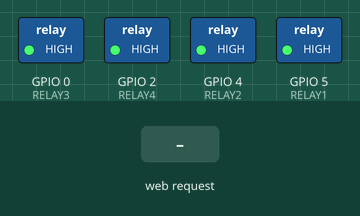
Recording of a sketch running on a simulated ESP8266 (NodeMCU). Parts: switched loads named in the sketch (green lamp = pin HIGH). The test bench sets the inputs (shaded band). Storage starts empty; what the sketch prints to the serial monitor is not drawn.

Above: at 1.2 s.
1.3 s: HTTP request GET /toggle?relay=all received
At 2.5 s:
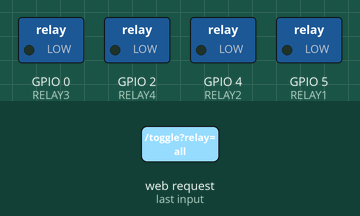
2.8 s: HTTP request GET /toggle?relay=1 received
At 3.6 s:
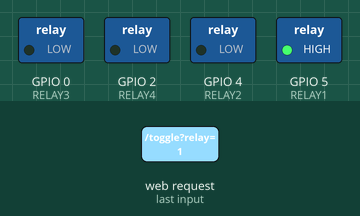
4.3 s: HTTP request GET /toggle?relay=all received
At 4.8 s:
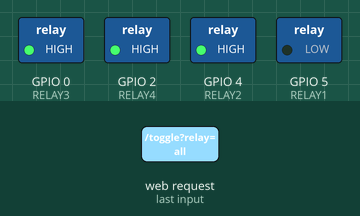
Timing chart, 0 to 7.3 s (numbered marks = the images above; inputs shaded):
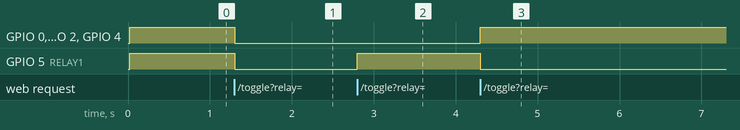

The sketch:

Diwali-Switches.ino
```cpp
// created by Krishna Rajput UP61 (Ghazipur)

#include <ESP8266WiFi.h>

#include <ESP8266WebServer.h>

#include <DNSServer.h>

#include <LittleFS.h>


// Wi-Fi AP credentials

const char* ssid = "Diwali Switch";

const char* password = ""; // Open AP


#define DNS_PORT 53

DNSServer dnsServer;                 // Captive portal DNS server

ESP8266WebServer server(80);


// Relay pins

#define RELAY1 5

#define RELAY2 4

#define RELAY3 0

#define RELAY4 2


bool relayState[5] = {0,0,0,0,0};  // Relay states


// HTML page

String htmlPage() {

  String html = R"rawliteral(

<!DOCTYPE html>

<html lang="en">

<head>

<meta charset="UTF-8">

<meta name="viewport" content="width=device-width, initial-scale=1.0, user-scalable=no">

<title>🚩 Jai Shree Ram 🚩</title>

<style>

:root{

  --bg1:#0b0000; --bg2:#4a0b0b; --glass: rgba(255,255,255,0.08);

  --accent1:#ffb300; --accent2:#ff6f00;

}

body{margin:0; font-family:'Poppins',sans-serif; background:radial-gradient(circle at bottom,var(--bg1),var(--bg2)); overflow:hidden; color:#fff; text-align:center;}

.heading-wrapper{display:flex; justify-content:center; align-items:center; gap:8px; margin-top:120px;}

h1{font-size:28px;color:var(--accent1);text-shadow:0 0 12px #ffcc80,0 0 36px #ff6f00;animation:glow 2s infinite alternate;}

@keyframes glow{0%{text-shadow:0 0 8px #ffb74d,0 0 28px #ff6f00;}100%{text-shadow:0 0 16px #ffd54f,0 0 46px #ff3d00;}}

.visit-page{font-size:18px;color:var(--accent1);text-shadow:0 0 8px #ffcc80,0 0 24px #ff6f00;cursor:pointer;}

.garland{position:fixed; top:0; left:0; right:0; height:36px; display:flex; justify-content:center; align-items:flex-end; pointer-events:none; z-index:50;}

.light{width:12px; height:16px; margin:0 4px; border-radius:5px; transform-origin:center bottom; animation:blink 2s infinite;}

.light.o{background:#ff9800; box-shadow:0 0 12px #ff9800; animation-delay:0s;}

.light.y{background:#ffd740; box-shadow:0 0 12px #ffd740; animation-delay:0.2s;}

.light.r{background:#ff7043; box-shadow:0 0 12px #ff7043; animation-delay:0.4s;}

@keyframes blink{0%{transform:scaleY(1);opacity:0.25;filter:blur(0.5px);}50%{transform:scaleY(1.3);opacity:1;filter:blur(0);}100%{transform:scaleY(1);opacity:0.25;filter:blur(0.5px);}}

.grid{display:flex; flex-wrap:wrap; justify-content:center; gap:12px; padding:20px 6px 50px; position:relative; z-index:10;}

.relay-card{width:90%; max-width:280px; min-height:110px; padding:16px; border-radius:16px; background:var(--glass); backdrop-filter:blur(8px) saturate(120%); box-shadow:0 6px 18px rgba(0,0,0,0.5),inset 0 1px 0 rgba(255,255,255,0.03); display:flex; flex-direction:column; align-items:center; justify-content:center;}

.relay-card h3{margin:6px 0;color:#ffdcb2; font-size:18px;}

button{width:130px;height:44px;border-radius:10px;border:none;font-size:16px;cursor:pointer;}

.on-btn{background:linear-gradient(180deg,#003d00,#00b248); color:#e6ffe6; box-shadow:0 6px 20px rgba(0,178,72,0.16);}

.off-btn{background:linear-gradient(180deg,#330000,#ff4040); color:#fff0f0; box-shadow:0 6px 20px rgba(255,64,64,0.16);}

.status{margin-top:8px;color:#fff9c4;font-weight:600;font-size:14px;}

footer{position:fixed; bottom:0; width:100%; text-align:center; font-size:14px; color:#ffecb3; text-shadow:0 0 8px #ff8f00; z-index:10; background: rgba(0,0,0,0.3); padding:8px 0;}

footer a{color:var(--accent1); text-decoration:none;}

.diya{position:fixed; bottom:-120px; width:40px; height:60px; border-radius:0 0 25px 25px; background:radial-gradient(ellipse at center,#8b4a2b 30%,#5d4037 100%); box-shadow:0 0 20px #ff9800; animation:floatDiya linear infinite; z-index:1;}

.diya .flame{position:absolute; top:-25px; left:50%; width:14px; height:28px; background:radial-gradient(circle at 50% 60%,#fff176 18%,#ff6f00 60%); border-radius:50%; transform:translateX(-50%); animation:flicker 0.18s infinite alternate; filter:blur(0.8px);}

@keyframes floatDiya{0%{transform:translateY(0);}100%{transform:translateY(-105vh);}}

@keyframes flicker{0%{transform:translateX(-50%) scaleY(1);opacity:.85;}100%{transform:translateX(-48%) scaleY(1.12);opacity:1;}}

.firework{position:fixed; width:5px; height:90px; bottom:0; border-radius:3px; background:linear-gradient(to top,#ffd740,#ff6f00,#fff); opacity:0.9; animation:shoot linear infinite; z-index:1;}

@keyframes shoot{0%{transform:translateY(0);opacity:1;}70%{transform:translateY(-500px);opacity:1;}100%{transform:translateY(-700px);opacity:0;}}

.f1{left:10%; animation-duration:3s;} .f2{left:40%; animation-duration:3.5s;} .f3{left:70%; animation-duration:4s;} .f4{left:85%; animation-duration:3.2s;}

</style>

</head>

<body>

<div class="heading-wrapper">

  <h1>🚩 जय श्री राम 🚩</h1>

</div>

<div class="garland">)rawliteral";


for(int i=0;i<25;i++){

  String cls=(i%3==0)?"light o":((i%3==1)?"light y":"light r");

  html+="<div class='"+cls+"'></div>";

}


html+=R"rawliteral(

</div>

<div class="grid">

<div class="relay-card"><h3>cracker 🧨</h3><button id="btn1" onclick="toggleRelay(1)">Loading...</button><div id="st1" class="status"></div></div>

<div class="relay-card"><h3>Lights</h3><button id="btn2" onclick="toggleRelay(2)">Loading...</button><div id="st2" class="status"></div></div>

<div class="relay-card"><h3>Fan</h3><button id="btn3" onclick="toggleRelay(3)">Loading...</button><div id="st3" class="status"></div></div>

<div class="relay-card"><h3>Room</h3><button id="btn4" onclick="toggleRelay(4)">Loading...</button><div id="st4" class="status"></div></div>

<div class="relay-card"><h3>All Switches</h3><button id="btn5" onclick="toggleAll()">Loading...</button><div id="st5" class="status"></div></div>

</div>

<div class="diya d1" style="animation-duration:12s; left:5%;"><div class="flame"></div></div>

<div class="diya d2" style="animation-duration:14s; left:25%;"><div class="flame"></div></div>

<div class="diya d3" style="animation-duration:11s; left:50%;"><div class="flame"></div></div>

<div class="diya d4" style="animation-duration:13s; left:75%;"><div class="flame"></div></div>

<div class="firework f1"></div>

<div class="firework f2"></div>

<div class="firework f3"></div>

<div class="firework f4"></div>
<marquee>🚩 जय श्री राम 🚩</marquee>
<footer>

Made By KR$HNA 🧨 Diwali Edition 2025 🕉 —

<a href="https://github.com/esp32king" target="_blank">Visit My GitHub</a>

</footer>

<script>

function updateStatus(){

  fetch('/status').then(r=>r.json()).then(data=>{

    for(let i=1;i<=4;i++){

      let btn=document.getElementById('btn'+i);

      let st=document.getElementById('st'+i);

      if(data['relay'+i]){

        btn.textContent='Turn OFF';

        btn.className='off-btn';

        st.textContent='Status: ON';

      }else{

        btn.textContent='Turn ON';

        btn.className='on-btn';

        st.textContent='Status: OFF';

      }

    }

    let allOn = data['relay1'] && data['relay2'] && data['relay3'] && data['relay4'];

    let btn5 = document.getElementById('btn5');

    let st5 = document.getElementById('st5');

    if(allOn){

      btn5.textContent='Turn All OFF';

      btn5.className='off-btn';

      st5.textContent='Status: ALL ON';

    }else{

      btn5.textContent='Turn All ON';

      btn5.className='on-btn';

      st5.textContent='Status: SOME/OFF';

    }

  });

}

function toggleRelay(id){fetch('/toggle?relay='+id).then(()=>updateStatus());}

function toggleAll(){fetch('/toggle?relay=all').then(()=>updateStatus());}

window.onload=function(){updateStatus(); setInterval(updateStatus,1200);}

</script>

</body>

</html>

)rawliteral";


  return html;

}


// Web handlers

void handleRoot(){ server.send(200,"text/html",htmlPage()); }


void handleStatus(){

  String json="{";

  for(int i=1;i<=4;i++){

    json+="\"relay"+String(i)+"\":"+(relayState[i]?"true":"false");

    if(i<4) json+=",";

  }

  json+="}";

  server.send(200,"application/json",json);

}


void handleToggle(){

  if(!server.hasArg("relay")){server.send(400,"text/plain","Missing relay arg"); return;}

  String arg = server.arg("relay");

  if(arg=="all"){

    for(int r=1;r<=4;r++){

      relayState[r] = !relayState[r];

      int pin = (r==1?RELAY1:r==2?RELAY2:r==3?RELAY3:RELAY4);

      digitalWrite(pin, relayState[r]?LOW:HIGH);

    }

  } else {

    int r = arg.toInt();

    if(r>=1&&r<=4){

      relayState[r]=!relayState[r];

      int pin=(r==1?RELAY1:r==2?RELAY2:r==3?RELAY3:RELAY4);

      digitalWrite(pin,relayState[r]?LOW:HIGH);

    }

  }

  handleStatus();

}


// Redirect all unknown requests to root (for captive portal)

void handleNotFound(){

  server.sendHeader("Location", "/");

  server.send(302, "text/plain", "");

}


void setup(){

  Serial.begin(115200);

  if(!LittleFS.begin()){ Serial.println("LittleFS mount failed"); } else{ Serial.println("LittleFS mounted"); }


  pinMode(RELAY1,OUTPUT); pinMode(RELAY2,OUTPUT); pinMode(RELAY3,OUTPUT); pinMode(RELAY4,OUTPUT);

  digitalWrite(RELAY1,HIGH); digitalWrite(RELAY2,HIGH); digitalWrite(RELAY3,HIGH); digitalWrite(RELAY4,HIGH);


  // Open AP

  WiFi.softAP(ssid);

  dnsServer.start(DNS_PORT, "*", WiFi.softAPIP());

  Serial.print("AP IP: "); Serial.println(WiFi.softAPIP());


  server.on("/",handleRoot);

  server.on("/status",handleStatus);

  server.on("/toggle",handleToggle);

  server.onNotFound(handleNotFound); // <-- ensures captive portal redirect

  server.begin(); Serial.println("HTTP server started");

}


void loop(){

  server.handleClient();

  dnsServer.processNextRequest();

}
```

Measured:
- after the input at 1.3 s, GPIO 0 (RELAY3), GPIO 2 (RELAY4), GPIO 4 (RELAY2), GPIO 5 (RELAY1): HIGH → LOW at once
- after the input at 2.8 s, GPIO 5 (RELAY1): LOW → HIGH at once
- after the input at 4.3 s, GPIO 0 (RELAY3), GPIO 2 (RELAY4), GPIO 4 (RELAY2): LOW → HIGH at once; GPIO 5 (RELAY1): HIGH → LOW at once
